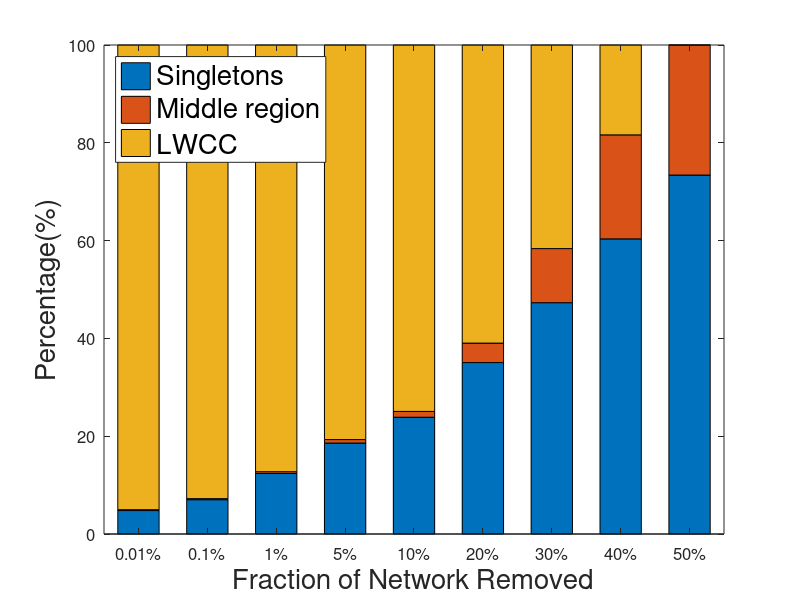

Source code (MATLAB):
function draw_robustness_LWCC()
    Y = [0.0479544111031,0.00179388702787,0.950251701869; 0.0701827505238,0.00217600017862,0.927641249298; 0.123758946475,0.00367622209038,0.872564831435; 0.186053587221,0.00706917736924,0.80687723541; 0.238819271261,0.0118516912179,0.749329037521; 0.350612869386,0.0397659351268,0.609621195487; 0.473041958924,0.110646862872,0.416311178204; 0.603534751158,0.212690717019,0.183774531824; 0.734012773424,0.26577346875,0.000213757825395];
    X = {'0.01%', '0.1%', '1%', '5%', '10%', '20%', '30%', '40%', '50%'};
    bar(Y, 0.6, 'stacked');
    colormap(copper);
    xlim([0.5 9.5]);
    ylim([0 1]);
    set(gca, 'yticklabel', cellstr(num2str(get(gca,'ytick')'*100)));
    set(gca, 'xticklabel', X);
    set(gca, 'FontSize', 12);
    xlabel('Fraction of Network Removed','FontSize',20);
    ylabel('Percentage(%)','FontSize',20);
    legend('Singletons', 'Middle region', 'LWCC', 'Location', 'NorthWest');
    set(legend, 'FontSize', 20);
    title('');
    grid off;
    print('./results/graph/robustness_LWCC.eps', '-depsc')
end